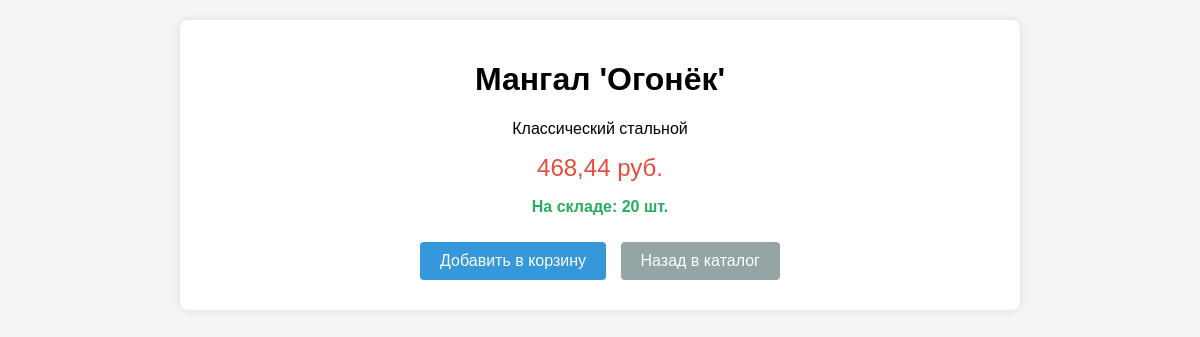
Page /picnic_shop/catalog/6/ on the committed database.
### picnic_shop/models.py (models this page shows, shortened)
class Product(models.Model):
    name = models.CharField(max_length=200, verbose_name="Название")
    description = models.TextField(verbose_name="Описание")
    image = models.ImageField(upload_to="products/", verbose_name="Фото товара")
    price = models.DecimalField(
        max_digits=10,
        decimal_places=2,
        validators=[MinValueValidator(0)],
        verbose_name="Цена"
    )
    stock = models.IntegerField(
        validators=[MinValueValidator(0)],
        verbose_name="Количество на складе"
    )
    category = models.ForeignKey(
        Category,
        on_delete=models.CASCADE,
        verbose_name="Категория"
    )
    manufacturer = models.ForeignKey(
        Manufacturer,
        on_delete=models.CASCADE,
        verbose_name="Производитель"
    )
    class Meta:
        verbose_name = "Товар"
        verbose_name_plural = "Товары"

### picnic_shop/views.py (the view)
# urls.py: path('catalog/<int:pk>/', views.product_detail, name='product_detail'),
def product_detail(request, pk):
    product = get_object_or_404(Product, pk=pk)
    return render(request, 'shop/product_detail.html', {'product': product})

### picnic_shop/templates/shop/product_detail.html (shortened to what this page needs)
<!DOCTYPE html>
<html>
<head>
</head>
<body>
    <div class="container">
        <div class="product-detail">
            <h1>{{ product.name }}</h1>
            <p>{{ product.description }}</p>
            <div class="price">{{ product.price }} руб.</div>
            <p class="stock">На складе: {{ product.stock }} шт.</p>
            <div>
                <a href="{% url 'add_to_cart' product.id %}" class="btn">Добавить в корзину</a>
                <a href="{% url 'product_list' %}" class="btn back-btn">Назад в каталог</a>
            </div>
        </div>
    </div>
</body>
</html>

### picnic_shop/templates/shop/product_detail.html (style rules this page uses)
body { font-family: Arial, sans-serif; margin: 0; padding: 20px; background-color: #f5f5f5; }
.container { max-width: 800px; margin: 0 auto; background: white; padding: 20px; border-radius: 8px; box-shadow: 0 0 10px rgba(0,0,0,0.1); }
.product-detail { text-align: center; }
.price { font-size: 24px; color: #e74c3c; margin: 15px 0; }
.stock { color: #27ae60; font-weight: bold; }
.btn { display: inline-block; padding: 10px 20px; background: #3498db; color: white; border-radius: 4px; margin: 10px 5px; text-decoration: none; }
.back-btn { background: #95a5a6; }

### rows in the picture
Product: name "Мангал 'Огонёк'", description "Классический стальной", price "468,44", stock "20"
